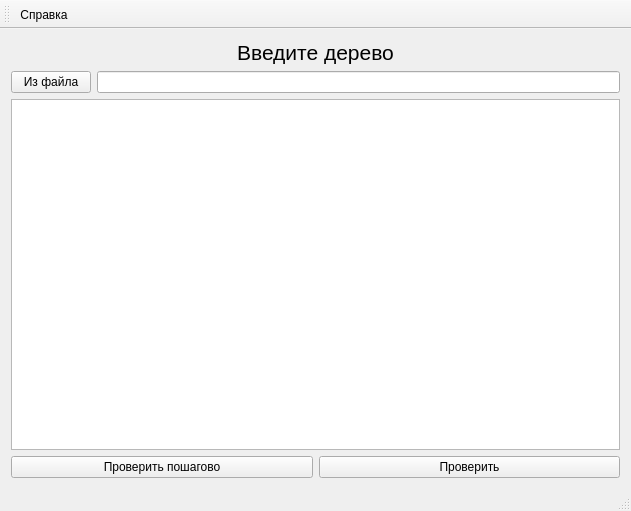
<?xml version="1.0" encoding="UTF-8"?>
<ui version="4.0">
 <class>MainWindow</class>
 <widget class="QMainWindow" name="MainWindow">
  <property name="geometry">
   <rect>
    <x>0</x>
    <y>0</y>
    <width>631</width>
    <height>511</height>
   </rect>
  </property>
  <property name="windowTitle">
   <string>MainWindow</string>
  </property>
  <widget class="QWidget" name="centralWidget">
   <layout class="QVBoxLayout" name="verticalLayout">
    <item>
     <widget class="QLabel" name="label">
      <property name="font">
       <font>
        <pointsize>16</pointsize>
       </font>
      </property>
      <property name="text">
       <string>Введите дерево</string>
      </property>
      <property name="alignment">
       <set>Qt::AlignCenter</set>
      </property>
     </widget>
    </item>
    <item>
     <layout class="QHBoxLayout" name="horizontalLayout_2">
      <item>
       <widget class="QPushButton" name="fileButton">
        <property name="text">
         <string>Из файла</string>
        </property>
       </widget>
      </item>
      <item>
       <widget class="QLineEdit" name="lineEdit"/>
      </item>
     </layout>
    </item>
    <item>
     <widget class="QGraphicsView" name="graphicsView"/>
    </item>
    <item>
     <layout class="QHBoxLayout" name="horizontalLayout">
      <item>
       <widget class="QPushButton" name="stepButton">
        <property name="text">
         <string>Проверить пошагово</string>
        </property>
       </widget>
      </item>
      <item>
       <widget class="QPushButton" name="pushButton">
        <property name="text">
         <string>Проверить</string>
        </property>
       </widget>
      </item>
     </layout>
    </item>
   </layout>
  </widget>
  <widget class="QMenuBar" name="menuBar">
   <property name="geometry">
    <rect>
     <x>0</x>
     <y>0</y>
     <width>631</width>
     <height>25</height>
    </rect>
   </property>
  </widget>
  <widget class="QToolBar" name="mainToolBar">
   <attribute name="toolBarArea">
    <enum>TopToolBarArea</enum>
   </attribute>
   <attribute name="toolBarBreak">
    <bool>false</bool>
   </attribute>
   <addaction name="action"/>
  </widget>
  <widget class="QStatusBar" name="statusBar"/>
  <action name="action">
   <property name="text">
    <string>Справка</string>
   </property>
  </action>
 </widget>
 <layoutdefault spacing="6" margin="11"/>
 <resources/>
 <connections/>
</ui>
